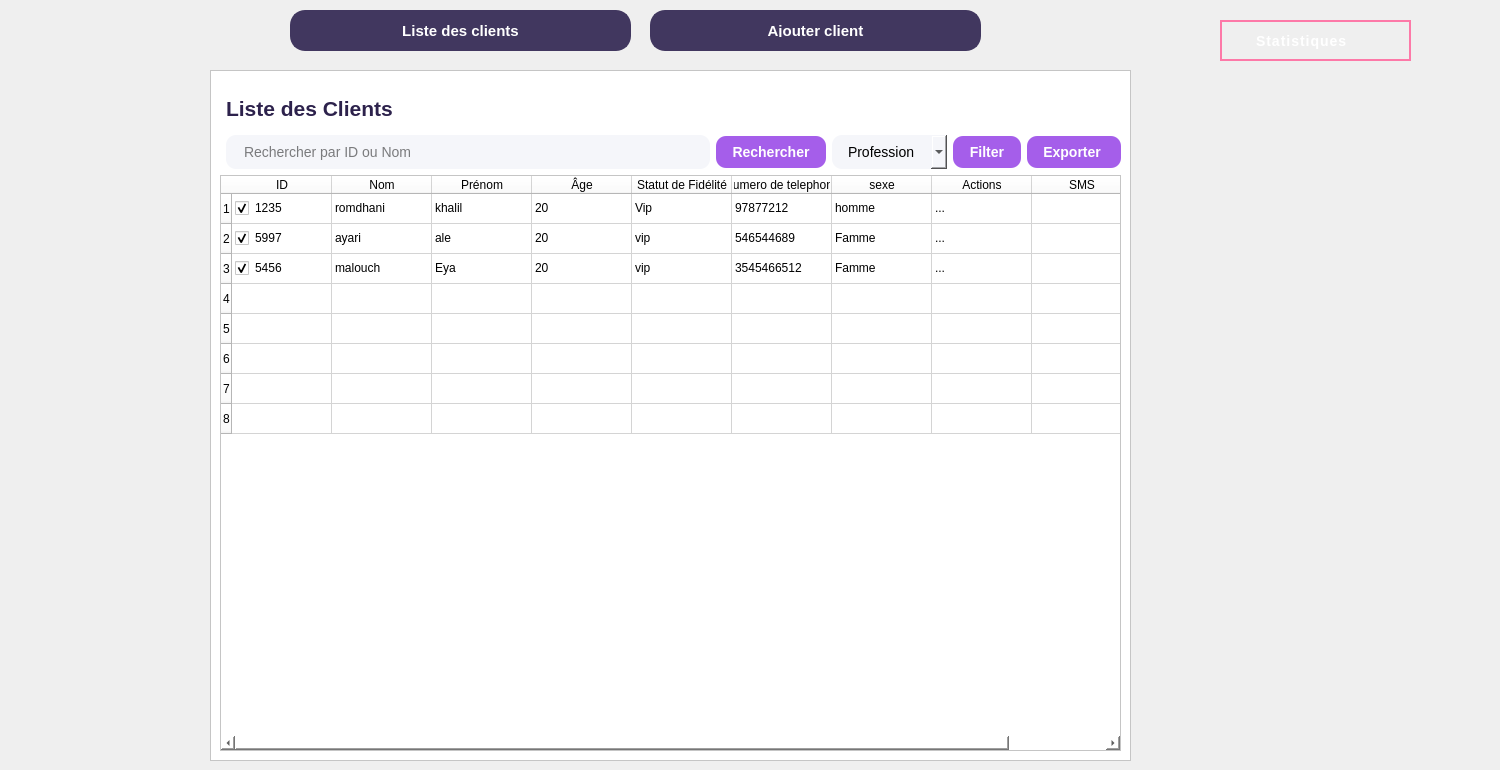
      <widget class="QWidget" name="page_7">
       <widget class="QFrame" name="frame_5">
        <property name="geometry">
         <rect>
          <x>210</x>
          <y>70</y>
          <width>921</width>
          <height>691</height>
         </rect>
        </property>
        <property name="styleSheet">
         <string notr="true">background-color: rgb(255, 255, 255);</string>
        </property>
        <property name="frameShape">
         <enum>QFrame::Shape::StyledPanel</enum>
        </property>
        <property name="frameShadow">
         <enum>QFrame::Shadow::Raised</enum>
        </property>
        <layout class="QHBoxLayout" name="horizontalLayout_3">
         <item>
          <layout class="QVBoxLayout" name="verticalLayout_3">
           <item>
            <layout class="QHBoxLayout" name="headerLayout_5"/>
           </item>
           <item>
            <widget class="QLabel" name="lblListeClients_3">
             <property name="font">
              <font>
               <pointsize>16</pointsize>
               <bold>true</bold>
              </font>
             </property>
             <property name="styleSheet">
              <string notr="true">color:#2d224c;font-weight:bold;margin:16px 0 8px 0;
background-color: rgb(255, 255, 255);</string>
             </property>
             <property name="text">
              <string>Liste des Clients</string>
             </property>
            </widget>
           </item>
           <item>
            <layout class="QHBoxLayout" name="searchLayout_3">
             <item>
              <widget class="QFrame" name="frame_8">
               <property name="styleSheet">
                <string notr="true">background-color: rgb(0, 0, 124);; border-radius:20px;</string>
               </property>
               <property name="frameShape">
                <enum>QFrame::Shape::StyledPanel</enum>
               </property>
               <property name="frameShadow">
                <enum>QFrame::Shadow::Raised</enum>
               </property>
               <widget class="QToolButton" name="toolButton_17">
                <property name="geometry">
                 <rect>
                  <x>20</x>
                  <y>240</y>
                  <width>141</width>
                  <height>41</height>
                 </rect>
                </property>
                <property name="styleSheet">
                 <string notr="true">QToolButton { border: none; border-radius: 20px; color: white; padding: 10px; background: qlineargradient(spread:pad, x1:0, y1:0, x2:1, y2:0, stop:0 #9B59B6, stop:1 #BDC3C7); } QToolButton:hover { background: qlineargradient(spread:pad, x1:0, y1:0, x2:1, y2:0, stop:0 #BDC3C7, stop:1 #F8C8DC); }</string>
                </property>
                <property name="text">
                 <string>Fournisseurs</string>
                </property>
               </widget>
               <widget class="QToolButton" name="toolButton_18">
                <property name="geometry">
                 <rect>
                  <x>20</x>
                  <y>300</y>
                  <width>141</width>
                  <height>41</height>
                 </rect>
                </property>
                <property name="styleSheet">
                 <string notr="true">QToolButton { border: none; border-radius: 20px; color: white; padding: 10px; background: qlineargradient(spread:pad, x1:0, y1:0, x2:1, y2:0, stop:0 #9B59B6, stop:1 #BDC3C7); } QToolButton:hover { background: qlineargradient(spread:pad, x1:0, y1:0, x2:1, y2:0, stop:0 #BDC3C7, stop:1 #F8C8DC); }</string>
                </property>
                <property name="text">
                 <string>Produis</string>
                </property>
               </widget>
               <widget class="QToolButton" name="toolButton_19">
                <property name="geometry">
                 <rect>
                  <x>20</x>
                  <y>360</y>
                  <width>141</width>
                  <height>41</height>
                 </rect>
                </property>
                <property name="styleSheet">
                 <string notr="true">QToolButton { border: none; border-radius: 20px; color: white; padding: 10px; background: qlineargradient(spread:pad, x1:0, y1:0, x2:1, y2:0, stop:0 #9B59B6, stop:1 #BDC3C7); } QToolButton:hover { background: qlineargradient(spread:pad, x1:0, y1:0, x2:1, y2:0, stop:0 #BDC3C7, stop:1 #F8C8DC); }</string>
                </property>
                <property name="text">
                 <string>Personnels</string>
                </property>
               </widget>
               <widget class="QToolButton" name="toolButton_20">
                <property name="geometry">
                 <rect>
                  <x>20</x>
                  <y>420</y>
                  <width>141</width>
                  <height>41</height>
                 </rect>
                </property>
                <property name="styleSheet">
                 <string notr="true">QToolButton { border: none; border-radius: 20px; color: white; padding: 10px; background: qlineargradient(spread:pad, x1:0, y1:0, x2:1, y2:0, stop:0 #9B59B6, stop:1 #BDC3C7); } QToolButton:hover { background: qlineargradient(spread:pad, x1:0, y1:0, x2:1, y2:0, stop:0 #BDC3C7, stop:1 #F8C8DC); }</string>
                </property>
                <property name="text">
                 <string>Locaux</string>
                </property>
               </widget>
               <widget class="QToolButton" name="toolButton_21">
                <property name="geometry">
                 <rect>
                  <x>20</x>
                  <y>180</y>
                  <width>141</width>
                  <height>41</height>
                 </rect>
                </property>
                <property name="styleSheet">
                 <string notr="true">QToolButton { border: none; border-radius: 20px; color: white; padding: 10px; background: qlineargradient(spread:pad, x1:0, y1:0, x2:1, y2:0, stop:0 #9B59B6, stop:1 #BDC3C7); } QToolButton:hover { background: qlineargradient(spread:pad, x1:0, y1:0, x2:1, y2:0, stop:0 #BDC3C7, stop:1 #F8C8DC); }
</string>
                </property>
                <property name="text">
                 <string>Client</string>
                </property>
               </widget>
              </widget>
             </item>
             <item>
              <widget class="QLineEdit" name="searchLineEdit_3">
               <property name="styleSheet">
                <string notr="true">background-color:#f5f6fa;border-radius:10px;padding:8px 16px;font-size:14px;color :black;</string>
               </property>
               <property name="placeholderText">
                <string>Rechercher par ID ou Nom</string>
               </property>
              </widget>
             </item>
             <item>
              <widget class="QPushButton" name="btnRechercher_3">
               <property name="styleSheet">
                <string>background-color:#a55eea;color:white;font-weight:bold;border-radius:10px;padding:8px 16px;font-size:14px;</string>
               </property>
               <property name="text">
                <string>Rechercher</string>
               </property>
              </widget>
             </item>
             <item>
              <widget class="QComboBox" name="comboProfession_3">
               <property name="styleSheet">
                <string notr="true">background-color:#f5f6fa;border-radius:10px;padding:8px 16px;font-size:14px;color :black; </string>
               </property>
               <property name="editable">
                <bool>false</bool>
               </property>
               <item>
                <property name="text">
                 <string>Profession</string>
                </property>
               </item>
              </widget>
             </item>
             <item>
              <widget class="QPushButton" name="btnFilter_3">
               <property name="styleSheet">
                <string notr="true">background-color:#a55eea;color:white;font-weight:bold;border-radius:10px;padding:8px 16px;font-size:14px;</string>
               </property>
               <property name="text">
                <string>Filter</string>
               </property>
              </widget>
             </item>
             <item>
              <widget class="QPushButton" name="btnExporter_3">
               <property name="styleSheet">
                <string notr="true">background-color:#a55eea;color:white;font-weight:bold;border-radius:10px;padding:8px 16px;font-size:14px;</string>
               </property>
               <property name="text">
                <string>Exporter </string>
               </property>
              </widget>
             </item>
            </layout>
           </item>
           <item>
            <layout class="QHBoxLayout" name="headerLayout_6">
             <item>
              <widget class="QTableWidget" name="tableClients">
               <property name="styleSheet">
                <string notr="true">/*QHeaderView::section { background-color:#2d224c;color:white;font-weight:bold; } QTableWidget { background-color:white; }*/
QTableWidget {
    background-color: white;
	color: rgb(0, 0, 0);
    border-radius: 10px;
    gridline-color: #dfe6e9;
}
QHeaderView::section {
    background-color: #2d224c;
    color: white;
    font-weight: bold;
    padding: 8px;
    border: none;
}
QTableWidget::item {
    padding: 8px;
    border-bottom: 1px solid #dfe6e9;
}
QTableWidget::item:selected {
    background-color: #a29bfe;
    color: white;
}
image: url(:/new/prefix1/4298bb3a-cb0a-48b6-8f36-19903f2c73d8.png);</string>
               </property>
               <row/>
               <row/>
               <row/>
               <row/>
               <row/>
               <row/>
               <row/>
               <row/>
               <column>
                <property name="text">
                 <string>ID</string>
                </property>
               </column>
               <column>
                <property name="text">
                 <string>Nom</string>
                </property>
               </column>
               <column>
                <property name="text">
                 <string>Prénom</string>
                </property>
               </column>
               <column>
                <property name="text">
                 <string>Âge</string>
                </property>
               </column>
               <column>
                <property name="text">
                 <string>Statut de Fidélité</string>
                </property>
               </column>
               <column>
                <property name="text">
                 <string>Numero de telephone</string>
                </property>
               </column>
               <column>
                <property name="text">
                 <string>sexe</string>
                </property>
               </column>
               <column>
                <property name="text">
                 <string>Actions</string>
                </property>
               </column>
               <column>
                <property name="text">
                 <string>SMS</string>
                </property>
               </column>
               <item row="0" column="0">
                <property name="text">
                 <string>1235</string>
                </property>
                <property name="checkState">
                 <enum>Checked</enum>
                </property>
               </item>
               <item row="0" column="1">
                <property name="text">
                 <string>romdhani</string>
                </property>
               </item>
               <item row="0" column="2">
                <property name="text">
                 <string>khalil</string>
                </property>
               </item>
               <item row="0" column="3">
                <property name="text">
                 <string>20</string>
                </property>
               </item>
               <item row="0" column="4">
                <property name="text">
                 <string>Vip</string>
                </property>
               </item>
               <item row="0" column="5">
                <property name="text">
                 <string>97877212</string>
                </property>
               </item>
               <item row="0" column="6">
                <property name="text">
                 <string>homme</string>
                </property>
               </item>
               <item row="0" column="7">
                <property name="text">
                 <string>...</string>
                </property>
               </item>
               <item row="1" column="0">
                <property name="text">
                 <string>5997</string>
                </property>
                <property name="checkState">
                 <enum>Checked</enum>
                </property>
               </item>
               <item row="1" column="1">
                <property name="text">
                 <string>ayari</string>
                </property>
               </item>
               <item row="1" column="2">
                <property name="text">
                 <string>ale</string>
                </property>
               </item>
               <item row="1" column="3">
                <property name="text">
                 <string>20</string>
                </property>
               </item>
               <item row="1" column="4">
                <property name="text">
                 <string>vip</string>
                </property>
               </item>
               <item row="1" column="5">
                <property name="text">
                 <string>546544689</string>
                </property>
               </item>
               <item row="1" column="6">
                <property name="text">
                 <string>Famme</string>
                </property>
               </item>
               <item row="1" column="7">
                <property name="text">
                 <string>...</string>
                </property>
               </item>
               <item row="2" column="0">
                <property name="text">
                 <string>5456</string>
                </property>
                <property name="checkState">
                 <enum>Checked</enum>
                </property>
               </item>
               <item row="2" column="1">
                <property name="text">
                 <string>malouch</string>
                </property>
               </item>
               <item row="2" column="2">
                <property name="text">
                 <string>Eya</string>
                </property>
               </item>
               <item row="2" column="3">
                <property name="text">
                 <string>20</string>
                </property>
               </item>
               <item row="2" column="4">
                <property name="text">
                 <string>vip</string>
                </property>
               </item>
               <item row="2" column="5">
                <property name="text">
                 <string>3545466512</string>
                </property>
               </item>
               <item row="2" column="6">
                <property name="text">
                 <string>Famme</string>
                </property>
               </item>
               <item row="2" column="7">
                <property name="text">
                 <string>...</string>
                </property>
               </item>
              </widget>
             </item>
            </layout>
           </item>
           <item>
            <layout class="QHBoxLayout" name="actionButtonsLayout_3"/>
           </item>
          </layout>
         </item>
        </layout>
       </widget>
       <widget class="QPushButton" name="btnListeClients_4">
        <property name="geometry">
         <rect>
          <x>290</x>
          <y>10</y>
          <width>341</width>
          <height>41</height>
         </rect>
        </property>
        <property name="styleSheet">
         <string notr="true">QPushButton {
    background-color: #41375f;
    color: white;
    font-weight: bold;
    border-radius: 15px;
    padding: 12px 24px;
    font-size: 15px;
    border: 2px solid #41375f;
}
QPushButton:hover {
    background-color: #5a4a82;
    border: 2px solid #7158a0;
}</string>
        </property>
        <property name="text">
         <string>Liste des clients</string>
        </property>
       </widget>
       <widget class="QPushButton" name="btnAjouterClient_4">
        <property name="geometry">
         <rect>
          <x>650</x>
          <y>10</y>
          <width>331</width>
          <height>41</height>
         </rect>
        </property>
        <property name="styleSheet">
         <string notr="true">QPushButton {
    background-color: #41375f;
    color: white;
    font-weight: bold;
    border-radius: 15px;
    padding: 12px 24px;
    font-size: 15px;
    border: 2px solid #41375f;
}
QPushButton:hover {
    background-color: #5a4a82;
    border: 2px solid #7158a0;
}</string>
        </property>
        <property name="text">
         <string>Ajouter client</string>
        </property>
       </widget>
       <widget class="QLabel" name="label_17">
        <property name="geometry">
         <rect>
          <x>1220</x>
          <y>20</y>
          <width>191</width>
          <height>41</height>
         </rect>
        </property>
        <property name="styleSheet">
         <string notr="true">QLabel {
    background: qlineargradient(spread:pad, x1:0, y1:0, x2:1, y2:0, 
                               stop:0 #41375f, 
                               stop:1 #6c5ce7);
    color: white;
    font-weight: bold;
    font-size: 14px;
    border-radius: 25px;
    padding: 10px 30px;
    border: 2px solid #fd79a8;
    text-align: center;
    font-family: 'Arial', sans-serif;
    letter-spacing: 1px;
    text-transform: uppercase;
}</string>
        </property>
        <property name="text">
         <string>Statistiques</string>
        </property>
       </widget>
       <widget class="QLabel" name="label_2">
        <property name="geometry">
         <rect>
          <x>1140</x>
          <y>80</y>
          <width>351</width>
          <height>291</height>
         </rect>
        </property>
        <property name="text">
         <string/>
        </property>
        <property name="pixmap">
         <pixmap>:/new/prefix1/123.png</pixmap>
        </property>
       </widget>
       <widget class="QLabel" name="label_3">
        <property name="geometry">
         <rect>
          <x>1140</x>
          <y>400</y>
          <width>331</width>
          <height>311</height>
         </rect>
        </property>
        <property name="text">
         <string/>
        </property>
        <property name="pixmap">
         <pixmap>:/new/prefix1/456.png</pixmap>
        </property>
       </widget>
      </widget>
